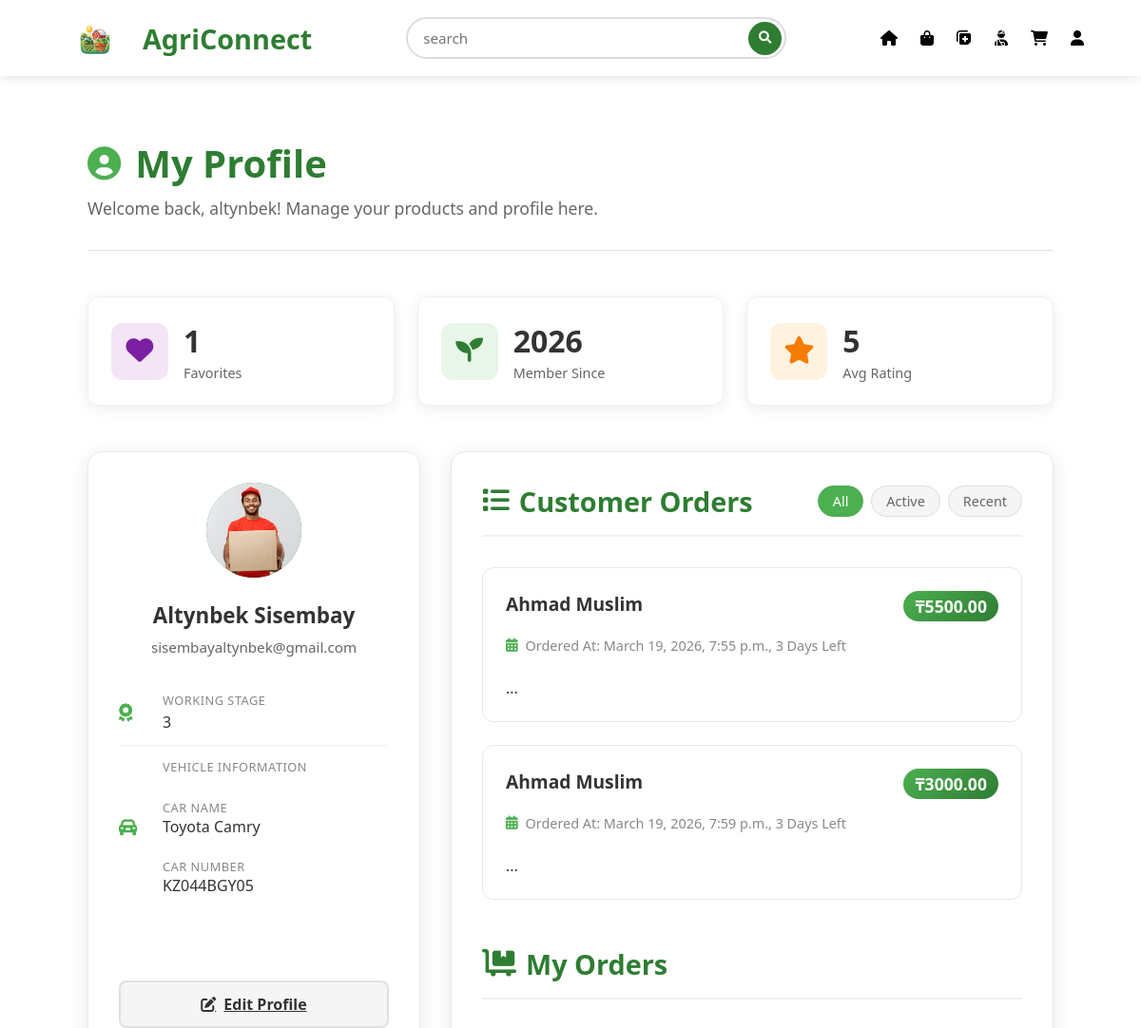
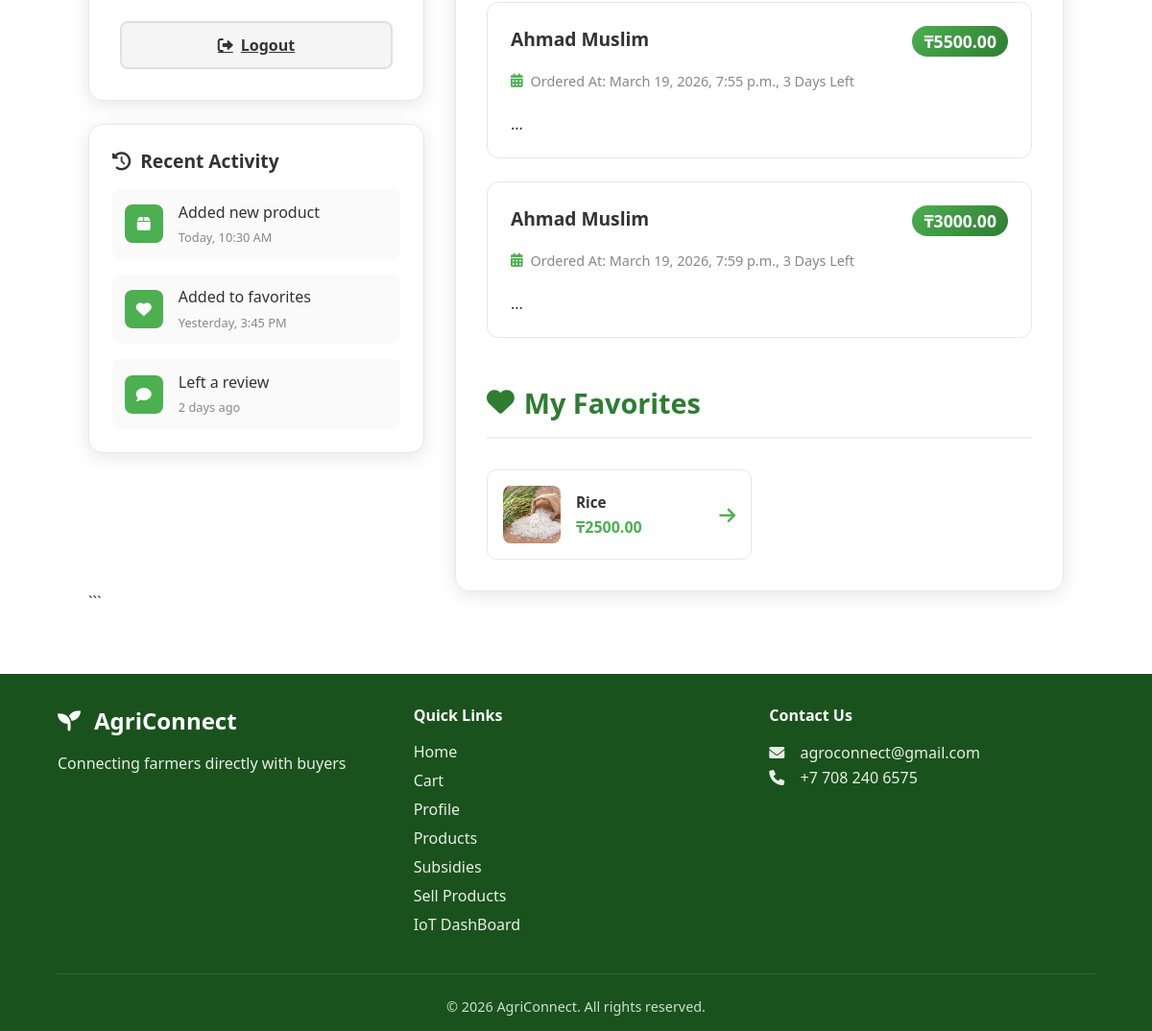
Page /profile/ (signed in) on the committed database (2 pictures, top to bottom).
### farmer_app/models.py (models this page shows, shortened)
class Buyer(models.Model):
    user = models.OneToOneField(settings.AUTH_USER_MODEL, on_delete=models.CASCADE)
    avatar = models.ImageField(upload_to="avatars/", blank=True, null=True)
    name = models.CharField(max_length=50)
    liked_products = models.ManyToManyField(
        'Products',
        blank=True,
        related_name='liked_by'
    )

class Deliveries(models.Model):
    buyer = models.OneToOneField(Buyer, on_delete=models.CASCADE)
    vehicle = models.OneToOneField(CarDetails, on_delete=models.CASCADE)
    fullname = models.CharField(max_length=255)
    image = models.ImageField(upload_to="delivery_images/", blank=True, null=True)
    STATUS_CHOICES = [
        (1, 'Beginner'),
        (2, 'Intermediate'),
        (3, 'Professional'),
    ]
    working_stage = models.IntegerField(choices=STATUS_CHOICES)
    recommendation = models.TextField()

class CarDetails(models.Model):
    carname = models.CharField(max_length=255)
    carnumber = models.CharField(max_length=10)
    vehicle_registration = models.ImageField(upload_to='vehicle_registrations/')
    insurance = models.ImageField(upload_to='insurancies/')
    medical_certificate = models.ImageField(upload_to='insurancies/')

class Order(models.Model):
    buyer = models.ForeignKey(Buyer, on_delete=models.CASCADE)
    delivery = models.ForeignKey(Deliveries, on_delete=models.SET_NULL, null=True)
    total_price = models.DecimalField(max_digits=10, decimal_places=2)
    created_at = models.DateTimeField(auto_now_add=True)

class Products(models.Model):
    image = models.ImageField(upload_to="products/", null=True, blank=True)
    farmer = models.ForeignKey(Farmer, on_delete=models.CASCADE)
    name = models.CharField(max_length=120)
    slug = AutoSlugField(populate_from='name', unique=True, always_update=False)
    price = models.DecimalField(
        max_digits=10,
        decimal_places=2,
        validators=[MinValueValidator(Decimal('0.01'))]
    )
    excerpt = models.CharField(max_length=200, null=True, blank=True)
    description = models.TextField()
    harvest_date = models.DateField(default=timezone.now)
    category = models.ForeignKey(Categories, on_delete=models.CASCADE)

### farmer_app/views.py (the view, shortened to what this page needs)
# urls.py: path('profile/', views.profile, name='profile'),
@login_required
def profile(request):
    buyer = getattr(request.user, "buyer", None)
    farmer = getattr(buyer, "farmer", None)
    delivery = getattr(buyer, "deliveries", None)
    products = Products.objects.filter(farmer=farmer) if farmer else []
    orders = Order.objects.filter(delivery=delivery) if delivery else []
    my_orders = Order.objects.filter(delivery=delivery) if delivery else []
    return render(request, "profile.html", {
        "buyer": buyer,
        "farmer": farmer,
        "delivery": delivery,
        "products": products,
        "orders": orders,
        "my_orders":my_orders,
    })

### farmer_app/templates/profile.html (shortened to what this page needs)
{% extends 'base.html' %}
{% load static %}
{% block content %}
<link rel="stylesheet" href="{% static 'css/profile.css' %}">
<div class="profile-container">
    <div class="profile-header">
        <div class="header-content">
            <h1><i class="fas fa-user-circle"></i> My Profile</h1>
            <p class="welcome-text">Welcome back, {{ buyer.user.username }}! Manage your products and profile here.</p>
        </div>
    </div>
<div class="quick-stats">
    <div class="stat-card">
        <div class="stat-icon" style="background: #f3e5f5;">
            <i class="fas fa-heart" style="color: #7b1fa2;"></i>
        </div>
        <div class="stat-info">
            <h3>{{ buyer.liked_products.count }}</h3>
            <p>Favorites</p>
        </div>
    </div>
    <div class="stat-card">
        <div class="stat-icon" style="background: #e8f5e8;">
            <i class="fas fa-seedling" style="color: #2e7d32;"></i>
        </div>
        <div class="stat-info">
            <h3>{{ buyer.user.date_joined|date:"Y" }}</h3>
            <p>Member Since</p>
        </div>
    </div>
    <div class="stat-card">
        <div class="stat-icon" style="background: #fff3e0;">
            <i class="fas fa-star" style="color: #f57c00;"></i>
        </div>
        <div class="stat-info">
            <h3>5</h3>
            <p>Avg Rating</p>
        </div>
    </div>
</div>
<div class="profile-content">
    <div class="profile-sidebar">
        <div class="profile-card">
            <div class="profile-avatar">
                {% with user.socialaccount_set.first as social %}
                    {% if social and social.provider == "google" %}
                        {% if buyer.avatar %}
                            <img src="{{ buyer.avatar.url }}"
                                style="width:100px;height:100px;border-radius:50%;object-fit:cover;">
                        {% else %}
                            <img src="{{ social.extra_data.picture }}"
                                style="width:100px;height:100px;border-radius:50%;object-fit:cover;">
                        {% endif %}
                    {% endif %}
                {% endwith %}
            </div>
            <div class="profile-info">
                {% with user.socialaccount_set.first as social %}
                    {% if social and social.provider == "google" %}
                        <h3>{{ social.extra_data.name }}</h3>
                        <p class="profile-email">{{ social.extra_data.email }}</p>
                    {% else %}
                        <h3>{{ buyer.user.username }}</h3>
                        <p class="profile-email">{{ buyer.user.email }}</p>
                    {% endif %}
                {% endwith %}
                <div class="info-grid">
                    {% if farmer %}
                        <div class="info-item">
                            <i class="fas fa-phone"></i>
                            <div>
                                <small>Phone</small>
                                <p>{{ farmer.phonenumber|default:"Not provided" }}</p>
                            </div>
                        </div>
                        <div class="info-item">
                            <i class="fas fa-map-marker-alt"></i>
                            <div>
                                <small>Address</small>
                                <p>{{ farmer.address }}</p>
                            </div>
                        </div>
                    {% elif delivery %}
                        <div class="info-item">
                            <i class="fas fa-award"></i>
                            <div>
                                <small>Working Stage</small>
                                <p>{{ delivery.working_stage|default:"Not provided" }}</p>
                            </div>
                        </div>
                        <div class="info-item">
                            <i class="fas fa-car-alt"></i>
                            <div>
                                <small>Vehicle Information</small>
                                <p> <br><small>Car Name</small>{{ delivery.vehicle.carname }}<br><br><small>Car Number</small>{{ delivery.vehicle.carnumber }}</p>
                            </div>
                        </div>
                    {% endif %}
                </div>
                <br><br>
                {% if farmer or delivery %}
                <a class="edit-profile-btn" href="{% url 'choice' %}">
                    <i class="fas fa-edit"></i> Edit Profile
                </a><br>
                {% endif %}
                <a href="{% url 'logout' %}" class="edit-profile-btn">
                    <i class="fas fa-sign-out-alt"></i> Logout
                </a>
            </div>
        </div>
        <div class="activity-card">
            <h3><i class="fas fa-history"></i> Recent Activity</h3>
            <div class="activity-list">
                <div class="activity-item">
                    <i class="fas fa-box activity-icon"></i>
                    <div>
                        <p>Added new product</p>
                        <small>Today, 10:30 AM</small>
                    </div>
                </div>
                <div class="activity-item">
                    <i class="fas fa-heart activity-icon"></i>
                    <div>
                        <p>Added to favorites</p>
                        <small>Yesterday, 3:45 PM</small>
                    </div>
                </div>
                <div class="activity-item">
                    <i class="fas fa-comment activity-icon"></i>
                    <div>
                        <p>Left a review</p>
                        <small>2 days ago</small>
                    </div>
                </div>
            </div>
        </div>
    </div>
    <div class="profile-main">
        <div class="section-header">
            {% if farmer %}
                <h2><i class="fas fa-tractor"></i> My Products</h2>
            {% else %}
                <h2><i class="fas fa-list"></i> Customer Orders</h2>
            {% endif %}
            <div class="section-actions">
                <button class="filter-btn active">All</button>
                <button class="filter-btn">Active</button>
                <button class="filter-btn">Recent</button>
            </div>
        </div>
        {% if farmer %}
            {% if products %}
                <div class="products-grid">
                    {% for product in products %}
                    <div class="product-card">
                        <div class="product-image">
                            {% if product.image %}
                                <img src="{{ product.image.url }}" alt="{{ product.name }}">
                            {% else %}
                                <div class="no-image">
                                    <i class="fas fa-seedling"></i>
                                </div>
                            {% endif %}
                            <div class="product-badge">{{ product.category.name }}</div>
                        </div>
                        <div class="product-content">
                            <div class="product-header">
                                <h3>{{ product.name }}</h3>
                                <span class="product-price">₸{{ product.price }}</span>
                            </div>
                            {% if product.excerpt %}
                            <p class="product-excerpt">{{ product.excerpt }}</p>
                            {% endif %}
                            {% if product.harvest_date %}
                            <div class="product-meta">
                                <i class="fas fa-calendar-alt"></i>
                                <span>Harvested {{ product.harvest_date|date:"M d, Y" }}</span>
                            </div>
                            {% endif %}
                            <div class="product-actions">
                                <a href="{% url 'product-details' product.slug %}" class="view-btn">
                                    <i class="fas fa-eye"></i>
                                </a>
                                <a href="{% url 'update-page' product.id %}" class="view-btn">
                                    <i class="fas fa-edit"></i>
                                </a>
                                <form action="{% url 'delete_product' product.id %}" method="POST" class="delete-form">
                                    {% csrf_token %}
                                    <button type="submit" class="delete-btn" onclick="return confirm('Are you sure you want to delete this product?')">
                                        <i class="fas fa-trash"></i>
                                    </button>
                                </form>
                            </div>
                        </div>
                    </div>
                    {% endfor %}
                </div>
            {% else %}
                <div class="empty-state">
                    <div class="empty-icon">
                        <i class="fas fa-seedling"></i>
                    </div>
                    <h3>No Products Yet</h3>
                    <p>You haven't published any products yet. Start by adding your first product!</p>
                </div>
            {% endif %}
        {% else %}
            {% if orders %}
                <div class="products-grid">
                    {% for product in orders %}
                    <div class="product-card">
                        <div class="product-content">
                            <div class="product-header">
                                <h3>{{ product.delivery.fullname }}</h3>
                                <span class="product-price">₸{{ product.total_price }}</span>
                            </div>
                            {% if product.created_at %}
                            <div class="product-meta">
                                <i class="fas fa-calendar-alt"></i>
                                <span>Ordered At: {{ product.created_at }}, 3 Days Left</span>
                            </div>
                            {% endif %}
                            <div class="product-actions">
                                ...
                            </div>
                        </div>
                    </div>
                    {% endfor %}
                </div>
            {% endif %}
        {% endif %}
        <div class="section-header" style="margin-top: 3rem;">
            <h2><i class="fas fa-cart-flatbed "></i> My Orders</h2>
        </div>
            {% if orders %}
                <div class="products-grid">
                    {% for product in orders %}
                    <div class="product-card">
                        <div class="product-content">
                            <div class="product-header">
                                <h3>{{ product.delivery.fullname }}</h3>
                                <span class="product-price">₸{{ product.total_price }}</span>
                            </div>
                            {% if product.created_at %}
                            <div class="product-meta">
                                <i class="fas fa-calendar-alt"></i>
                                <span>Ordered At: {{ product.created_at }}, 3 Days Left</span>
                            </div>
                            {% endif %}
                            <div class="product-actions">
                                ...
                            </div>
                        </div>
                    </div>
                    {% endfor %}
                </div>
            {% endif %}
        {% if buyer.liked_products.exists %}
        <div class="section-header" style="margin-top: 3rem;">
            <h2><i class="fas fa-heart"></i> My Favorites</h2>
        </div>
        <div class="favorites-grid">
            {% for product in buyer.liked_products.all|slice:":9" %}
            <div class="favorite-card">
                {% if product.image %}
                    <img src="{{ product.image.url }}" alt="{{ product.name }}">
                {% else %}
                    <div class="no-image small">
                        <i class="fas fa-seedling"></i>
                    </div>
                {% endif %}
                <div class="favorite-info">
                    <h4>{{ product.name }}</h4>
                    <p>₸{{ product.price }}</p>
                </div>
                <a href="{% url 'product-details' product.slug %}" class="favorite-view">
                    <i class="fas fa-arrow-right"></i>
                </a>
            </div>
            {% endfor %}
        </div>
        {% endif %}
    </div>
</div>
```
</div>
{% endblock %}

### farmer_app/static/css/base.css (style rules this page uses)
* { margin: 0; padding: 0; box-sizing: border-box; font-family: 'Segoe UI', Tahoma, Geneva, Verdana, sans-serif; }
body { background-color: #ffffff; color: #333; min-height: 100vh; display: flex; flex-direction: column; }
main > * { animation: fadeIn 0.5s ease-out; }

### rows in the picture
Buyer: user.username "altynbek", liked_products.count "1", user.date_joined "2026", avatar (picture)
Deliveries: working_stage "3", vehicle.carname "Toyota Camry", vehicle.carnumber "KZ044BGY05"
Order: delivery.fullname "Ahmad Muslim", total_price "5500.00", created_at "March 19, 2026, 7:55 p.m."
Order: delivery.fullname "Ahmad Muslim", total_price "3000.00", created_at "March 19, 2026, 7:59 p.m."
Products: image (picture), name "Rice", price "2500.00"

### other values in the picture
{{ social.extra_data.name }} "Altynbek Sisembay"
{{ social.extra_data.email }} "sisembayaltynbek@gmail.com"
